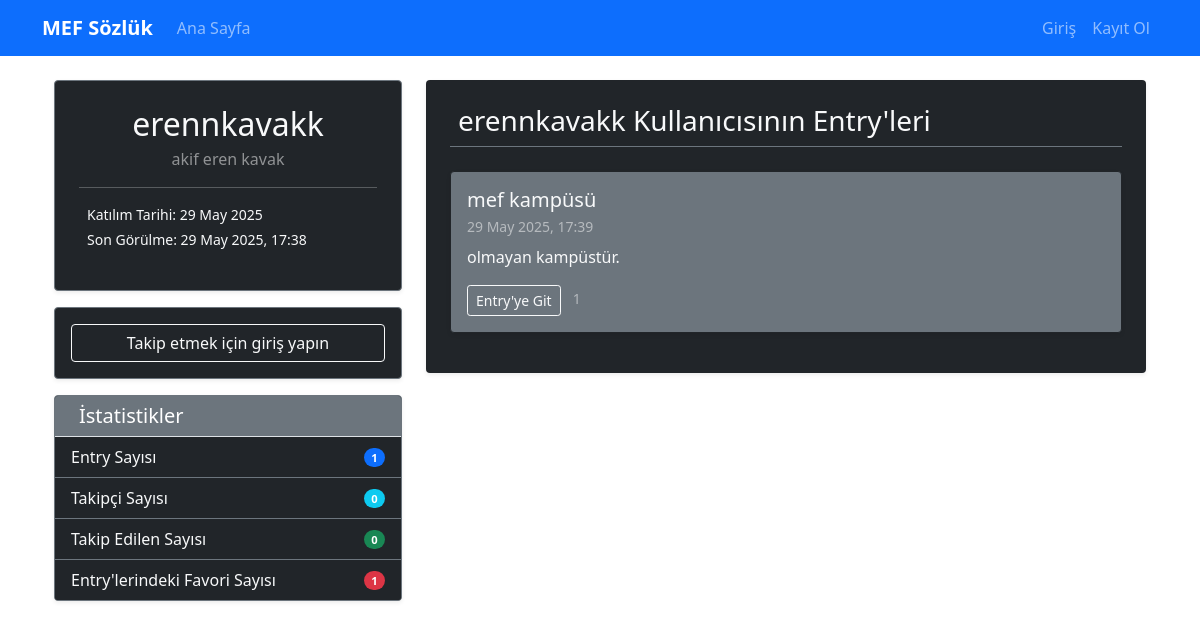
Page /user/profile/erennkavakk on the committed database.
### app/models/user.py (models this page shows, shortened)
class User(UserMixin, db.Model):
    id = db.Column(db.Integer, primary_key=True)
    email = db.Column(db.String(120), unique=True, nullable=False)
    nickname = db.Column(db.String(80), unique=True, nullable=False)
    real_name = db.Column(db.String(100), nullable=False)
    password_hash = db.Column(db.String(128))
    email_confirmed = db.Column(db.Boolean, default=False)
    email_confirmation_token = db.Column(db.String(100), unique=True)
    created_at = db.Column(db.DateTime, default=lambda: datetime.now(timezone.utc))
    last_seen = db.Column(db.DateTime, default=lambda: datetime.now(timezone.utc))
    is_admin = db.Column(db.Boolean, default=False)
    is_active = db.Column(db.Boolean, default=True)
    bio = db.Column(db.Text)
    entries = db.relationship('Entry', backref='author', lazy='dynamic', cascade='all, delete-orphan')
    following = db.relationship('Follow',
                               foreign_keys='Follow.follower_id',
                               backref='follower',
                               lazy='dynamic',
                               cascade='all, delete-orphan')
    followers = db.relationship('Follow',
                               foreign_keys='Follow.followed_id',
                               backref='followed',
                               lazy='dynamic',
                               cascade='all, delete-orphan')
    favorites = db.relationship('Favorite', backref='user', lazy='dynamic', cascade='all, delete-orphan')
    sent_messages = db.relationship('Message',
                                   foreign_keys='Message.sender_id',
                                   backref='sender',
                                   lazy='dynamic',
                                   cascade='all, delete-orphan')
    received_messages = db.relationship('Message',
                                       foreign_keys='Message.recipient_id',
                                       backref='recipient',
                                       lazy='dynamic',
                                       cascade='all, delete-orphan')

### app/models/entry.py (models this page shows, shortened)
class Entry(db.Model):
    id = db.Column(db.Integer, primary_key=True)
    content = db.Column(db.Text, nullable=False)
    created_at = db.Column(db.DateTime, default=lambda: datetime.now(timezone.utc))
    updated_at = db.Column(db.DateTime, default=lambda: datetime.now(timezone.utc))
    title_id = db.Column(db.Integer, db.ForeignKey('title.id'), nullable=False)
    author_id = db.Column(db.Integer, db.ForeignKey('user.id'), nullable=False)
    favorites = db.relationship('Favorite', backref='entry', lazy='dynamic', cascade='all, delete-orphan')
    def favorite_count(self):
        return self.favorites.count()

class Title(db.Model):
    id = db.Column(db.Integer, primary_key=True)
    name = db.Column(db.String(200), unique=True, nullable=False)
    created_at = db.Column(db.DateTime, default=lambda: datetime.now(timezone.utc))
    last_entry_time = db.Column(db.DateTime, default=lambda: datetime.now(timezone.utc))
    entries = db.relationship('Entry', backref='title', lazy='dynamic', cascade='all, delete-orphan')

### app/routes/user.py (the view)
@bp.route('/profile/<nickname>')
def profile(nickname):
    user = User.query.filter_by(nickname=nickname).first_or_404()
    page = request.args.get('page', 1, type=int)
    entries = Entry.query.filter_by(author_id=user.id)\
                   .order_by(desc(Entry.created_at))\
                   .paginate(page=page, per_page=10, error_out=False)
    total_entries = Entry.query.filter_by(author_id=user.id).count()
    total_favorites = Favorite.query.join(Entry)\
                              .filter(Entry.author_id == user.id).count()
    follower_count = user.followers.count()
    following_count = user.following.count()
    stats = {
        'total_entries': total_entries,
        'total_favorites': total_favorites,
        'follower_count': follower_count,
        'following_count': following_count
    }
    return render_template('user/profile.html',
                         user=user,
                         entries=entries,
                         stats=stats,
                         timezone=timezone)

### app/templates/user/profile.html (shortened to what this page needs)
{% extends "base.html" %}
{% block content %}
<div class="container mt-4 text-light">
    <div class="row">
        <div class="col-md-4 mb-4">
            <div class="card bg-dark border-secondary shadow-sm">
                <div class="card-body p-4">
                    <h2 class="text-center mb-1">{{ user.nickname }}</h2>
                    <p class="text-center text-white-50 mb-3">{{ user.real_name }}</p>
                    <hr class="border-secondary">
                    <p class="small mb-1">Katılım Tarihi: {{ user.created_at.strftime('%d %B %Y') }}</p>
                    {% if user.last_seen %}
                    <p class="small">Son Görülme: {{ user.last_seen.strftime('%d %B %Y, %H:%M') }}</p>
                    {% endif %}
                </div>
            </div>
            <div class="card bg-dark border-secondary shadow-sm mt-3">
                <div class="card-body p-3">
                    <div class="d-grid gap-2">
                        {% if current_user == user %}
                            <a href="{{ url_for('user.edit_profile') }}" class="btn btn-outline-light"><i class="fas fa-edit me-1"></i> Profili Düzenle</a>
                            <a href="{{ url_for('user.my_entries') }}" class="btn btn-outline-info"><i class="fas fa-list-alt me-1"></i> Entry'lerim</a>
                            <a href="{{ url_for('user.favorites') }}" class="btn btn-outline-warning"><i class="fas fa-heart me-1"></i> Favorilerim</a>
                            <a href="{{ url_for('user.messages') }}" class="btn btn-outline-primary position-relative">
                                <i class="fas fa-envelope me-1"></i> Mesajlarım
                                {% set unread_count = current_user.get_unread_message_count() %}
                                {% if unread_count > 0 %}
                                    <span class="position-absolute top-0 start-100 translate-middle badge rounded-pill bg-danger">
                                        {{ unread_count }}
                                        <span class="visually-hidden">okunmamış mesaj</span>
                                    </span>
                                {% endif %}
                            </a>
                             <a href="{{ url_for('user.settings') }}" class="btn btn-outline-secondary"><i class="fas fa-cog me-1"></i> Ayarlar</a>
                        {% else %}
                             <a href="{{ url_for('auth.login', next=request.url) }}" class="btn btn-outline-light">Takip etmek için giriş yapın</a>
                        {% endif %}
                    </div>
                </div>
            </div>
            <div class="card bg-dark border-secondary shadow-sm mt-3">
                <div class="card-header bg-secondary text-white border-bottom border-light-subtle">
                    <h4 class="mb-0 h5">İstatistikler</h4>
                </div>
                <ul class="list-group list-group-flush">
                    <li class="list-group-item bg-dark text-light border-secondary d-flex justify-content-between align-items-center px-3 py-2">
                        Entry Sayısı
                        <span class="badge bg-primary rounded-pill">{{ stats.total_entries }}</span>
                    </li>
                    <li class="list-group-item bg-dark text-light border-secondary d-flex justify-content-between align-items-center px-3 py-2">
                        <a href="{{ url_for('user.followers', nickname=user.nickname) }}" class="text-light text-decoration-none hover-primary">Takipçi Sayısı</a>
                        <span id="followerCountBadge" class="badge bg-info rounded-pill">{{ stats.follower_count }}</span>
                    </li>
                    <li class="list-group-item bg-dark text-light border-secondary d-flex justify-content-between align-items-center px-3 py-2">
                        <a href="{{ url_for('user.following', nickname=user.nickname) }}" class="text-light text-decoration-none hover-primary">Takip Edilen Sayısı</a>
                        <span class="badge bg-success rounded-pill">{{ stats.following_count }}</span>
                    </li>
                    <li class="list-group-item bg-dark text-light border-secondary d-flex justify-content-between align-items-center px-3 py-2">
                        Entry'lerindeki Favori Sayısı
                        <span class="badge bg-danger rounded-pill">{{ stats.total_favorites }}</span>
                    </li>
                </ul>
            </div>
        </div>
        <div class="col-md-8">
            <div class="bg-dark border-secondary p-4 rounded shadow-sm">
                <h3 class="mb-4 border-bottom border-secondary pb-2">{{ user.nickname }} Kullanıcısının Entry'leri</h3>
                {% if entries.items %}
                    {% for entry in entries.items %}
                    <div class="card mb-3 bg-secondary border-dark text-light shadow-sm">
                        <div class="card-body">
                            <h5 class="card-title mb-1">
                                <a href="{{ url_for('main.view_title', id=entry.title.id) }}" class="link-light text-decoration-none hover-underline">{{ entry.title.name }}</a>
                            </h5>
                            <small class="text-white-50 d-block mb-2">
                                 {{ entry.created_at.strftime('%d %B %Y, %H:%M') }}
                            </small>
                            <div class="entry-content-preview mb-3" style="max-height: 100px; overflow: hidden;">
                                {{ entry.content | striptags | truncate(250, True, '...') }}
                            </div>
                            <a href="{{ url_for('main.view_title', id=entry.title.id, _anchor='entry-' ~ entry.id|string) }}" class="btn btn-sm btn-outline-light">
                                 Entry'ye Git
                            </a>
                            <span class="ms-2 text-white-50 small">
                                 {{ entry.favorite_count() }}
                            </span>
                        </div>
                    </div>
                    {% endfor %}
                {% else %}
                    <div class="alert bg-secondary text-light border-dark" role="alert">
                        Bu kullanıcının henüz hiç entry'si bulunmuyor.
                    </div>
                {% endif %}
            </div>
        </div>
    </div>
</div>
{% endblock %}

### app/static/css/style.css (style rules this page uses)
.card { box-shadow: 0 2px 4px rgba(0,0,0,0.1); border: 1px solid #e0e0e0; }
.badge { font-size: 0.7rem; }
a[href*="/user/"] { font-weight: 500; text-decoration: none; }

### rows in the picture
User: nickname "erennkavakk", real_name "akif eren kavak", created_at "29 May 2025", last_seen "29 May 2025, 17:38"
Entry: title.name "mef kampüsü", created_at "29 May 2025, 17:39", content "olmayan kampüstür.", favorite_count "1"

### other values in the picture
{{ stats.total_entries }} "1"
{{ stats.follower_count }} "0"
{{ stats.following_count }} "0"
{{ stats.total_favorites }} "1"
